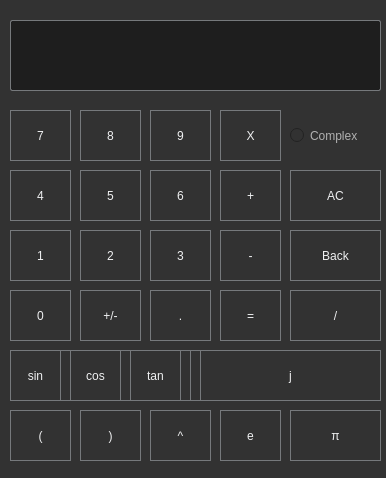
<?xml version="1.0" encoding="UTF-8"?>
<ui version="4.0">
 <class>Dialog</class>
 <widget class="QDialog" name="Dialog">
  <property name="geometry">
   <rect>
    <x>0</x>
    <y>0</y>
    <width>386</width>
    <height>478</height>
   </rect>
  </property>
  <property name="minimumSize">
   <size>
    <width>386</width>
    <height>478</height>
   </size>
  </property>
  <property name="maximumSize">
   <size>
    <width>386</width>
    <height>478</height>
   </size>
  </property>
  <property name="windowTitle">
   <string>Calculator</string>
  </property>
  <property name="styleSheet">
   <string notr="true">
QToolTip
{
     border: 1px solid black;
     background-color: #D1DBCB;
     padding: 1px;
     border-radius: 3px;
     opacity: 100;
}

QWidget
{
    color: #b1b1b1;
    background-color: #323232;
    selection-background-color:#323232;
    selection-color: black;
    background-clip: border;
    border-image: none;
    border: 0px transparent black;
    outline: 0;
}

QWidget:item:hover
{
    background-color: #D1DBCB;
    color: black;
}

QWidget:item:selected
{
    background-color: #D1DBCB;
    border: 0px
}

QLineEdit
{
    background-color: #1e1e1e;
    selection-background-color: #D1DBCB;
    selection-color: black;
    padding: 5px;
    border-style: solid;
    border: 1px solid #76797C;
    border-radius: 2px;
    color: #eff0f1;
}
QPushButton::menu-indicator  {
    subcontrol-origin: padding;
    subcontrol-position: bottom right;
    left: 8px;
}
QPushButton
{
    color: #eff0f1;
    background-color: #323232;
    border-width: 1px;
    border-color: #76797C;
    border-style: solid;
    padding: 5px;
    border-radius: 0px;
    outline: none;
}

QPushButton:disabled
{
    background-color: #323232;
    border-width: 1px;
    border-color: #454545;
    border-style: solid;
    padding-top: 5px;
    padding-bottom: 5px;
    padding-left: 10px;
    padding-right: 10px;
    border-radius: 2px;
    color: #454545;
}

QPushButton:focus {
    background-color: #D1DBCB;
    color: black;
}

QPushButton:pressed
{
    color: black;
    background-color: #D1DBCB;
    padding-top: -15px;
    padding-bottom: -17px;
}

QComboBox
{
    selection-background-color: #D1DBCB;
    background-color: #31363B;
    border-style: solid;
    border: 1px solid #76797C;
    border-radius: 2px;
    padding: 5px;
    min-width: 75px;
}

QPushButton:checked{
    background-color: #76797C;
    border-color: #6A6969;
}

QComboBox:hover,QPushButton:hover,QAbstractSpinBox:hover,QLineEdit:hover,QTextEdit:hover,QPlainTextEdit:hover,QAbstractView:hover,QTreeView:hover
{
    border: 1px solid #D1DBCB;
}
QTabWidget:focus, QCheckBox:focus, QRadioButton:focus, QSlider:focus
{
    border: none;
}

QHeaderView::section
{
    background-color: #76797C;
    color: #eff0f1;
    padding: 5px;
    border: 1px solid #76797C;
}

QSizeGrip {
    image: url(:/qss_icons/rc/sizegrip.png);
    width: 12px;
    height: 12px;
}


QMainWindow::separator
{
    background-color: #323232;
    color: white;
    padding-left: 4px;
    spacing: 2px;
    border: 1px dashed #76797C;
}

QMainWindow::separator:hover
{

    background-color: #787876;
    color: white;
    padding-left: 4px;
    border: 1px solid #76797C;
    spacing: 2px;
}


QMenu::separator
{
    height: 1px;
    background-color: #76797C;
    color: white;
    padding-left: 4px;
    margin-left: 10px;
    margin-right: 5px;
}

QFrame
{
    border-radius: 0px;
    /*border: 1px solid #76797C;*/
}


QFrame[frameShape=&quot;0&quot;]
{
    border-radius: 0px;
    border: 0px transparent #76797C;
}

QStackedWidget
{
    border: 1px transparent black;
}</string>
  </property>
  <widget class="QPushButton" name="b1">
   <property name="geometry">
    <rect>
     <x>10</x>
     <y>230</y>
     <width>61</width>
     <height>51</height>
    </rect>
   </property>
   <property name="text">
    <string>1</string>
   </property>
  </widget>
  <widget class="QPushButton" name="b3">
   <property name="geometry">
    <rect>
     <x>150</x>
     <y>230</y>
     <width>61</width>
     <height>51</height>
    </rect>
   </property>
   <property name="text">
    <string>3</string>
   </property>
  </widget>
  <widget class="QPushButton" name="b2">
   <property name="geometry">
    <rect>
     <x>80</x>
     <y>230</y>
     <width>61</width>
     <height>51</height>
    </rect>
   </property>
   <property name="text">
    <string>2</string>
   </property>
  </widget>
  <widget class="QPushButton" name="b6">
   <property name="geometry">
    <rect>
     <x>150</x>
     <y>170</y>
     <width>61</width>
     <height>51</height>
    </rect>
   </property>
   <property name="text">
    <string>6</string>
   </property>
  </widget>
  <widget class="QPushButton" name="b5">
   <property name="geometry">
    <rect>
     <x>80</x>
     <y>170</y>
     <width>61</width>
     <height>51</height>
    </rect>
   </property>
   <property name="text">
    <string>5</string>
   </property>
  </widget>
  <widget class="QPushButton" name="b4">
   <property name="geometry">
    <rect>
     <x>10</x>
     <y>170</y>
     <width>61</width>
     <height>51</height>
    </rect>
   </property>
   <property name="text">
    <string>4</string>
   </property>
  </widget>
  <widget class="QPushButton" name="b9">
   <property name="geometry">
    <rect>
     <x>150</x>
     <y>110</y>
     <width>61</width>
     <height>51</height>
    </rect>
   </property>
   <property name="text">
    <string>9</string>
   </property>
  </widget>
  <widget class="QPushButton" name="b8">
   <property name="geometry">
    <rect>
     <x>80</x>
     <y>110</y>
     <width>61</width>
     <height>51</height>
    </rect>
   </property>
   <property name="text">
    <string>8</string>
   </property>
  </widget>
  <widget class="QPushButton" name="b7">
   <property name="geometry">
    <rect>
     <x>10</x>
     <y>110</y>
     <width>61</width>
     <height>51</height>
    </rect>
   </property>
   <property name="text">
    <string>7</string>
   </property>
  </widget>
  <widget class="QPushButton" name="plus_minus">
   <property name="geometry">
    <rect>
     <x>80</x>
     <y>290</y>
     <width>61</width>
     <height>51</height>
    </rect>
   </property>
   <property name="text">
    <string>+/-</string>
   </property>
  </widget>
  <widget class="QPushButton" name="b0">
   <property name="geometry">
    <rect>
     <x>10</x>
     <y>290</y>
     <width>61</width>
     <height>51</height>
    </rect>
   </property>
   <property name="text">
    <string>0</string>
   </property>
  </widget>
  <widget class="QPushButton" name="decimal">
   <property name="geometry">
    <rect>
     <x>150</x>
     <y>290</y>
     <width>61</width>
     <height>51</height>
    </rect>
   </property>
   <property name="text">
    <string>.</string>
   </property>
  </widget>
  <widget class="QLineEdit" name="display">
   <property name="geometry">
    <rect>
     <x>10</x>
     <y>20</y>
     <width>371</width>
     <height>71</height>
    </rect>
   </property>
  </widget>
  <widget class="QPushButton" name="equal">
   <property name="geometry">
    <rect>
     <x>220</x>
     <y>290</y>
     <width>61</width>
     <height>51</height>
    </rect>
   </property>
   <property name="text">
    <string>=</string>
   </property>
  </widget>
  <widget class="QPushButton" name="clear">
   <property name="geometry">
    <rect>
     <x>290</x>
     <y>170</y>
     <width>91</width>
     <height>51</height>
    </rect>
   </property>
   <property name="text">
    <string>AC</string>
   </property>
  </widget>
  <widget class="QPushButton" name="back">
   <property name="geometry">
    <rect>
     <x>290</x>
     <y>230</y>
     <width>91</width>
     <height>51</height>
    </rect>
   </property>
   <property name="text">
    <string>Back</string>
   </property>
  </widget>
  <widget class="QPushButton" name="add">
   <property name="geometry">
    <rect>
     <x>220</x>
     <y>170</y>
     <width>61</width>
     <height>51</height>
    </rect>
   </property>
   <property name="text">
    <string>+</string>
   </property>
  </widget>
  <widget class="QPushButton" name="substract">
   <property name="geometry">
    <rect>
     <x>220</x>
     <y>230</y>
     <width>61</width>
     <height>51</height>
    </rect>
   </property>
   <property name="text">
    <string>-</string>
   </property>
  </widget>
  <widget class="QPushButton" name="divide">
   <property name="geometry">
    <rect>
     <x>290</x>
     <y>290</y>
     <width>91</width>
     <height>51</height>
    </rect>
   </property>
   <property name="text">
    <string>/</string>
   </property>
  </widget>
  <widget class="QPushButton" name="multiply">
   <property name="geometry">
    <rect>
     <x>220</x>
     <y>110</y>
     <width>61</width>
     <height>51</height>
    </rect>
   </property>
   <property name="text">
    <string>X</string>
   </property>
  </widget>
  <widget class="QPushButton" name="sq_root">
   <property name="geometry">
    <rect>
     <x>320</x>
     <y>350</y>
     <width>61</width>
     <height>51</height>
    </rect>
   </property>
   <property name="text">
    <string>Sqrt</string>
   </property>
  </widget>
  <widget class="QPushButton" name="sin">
   <property name="geometry">
    <rect>
     <x>10</x>
     <y>350</y>
     <width>51</width>
     <height>51</height>
    </rect>
   </property>
   <property name="text">
    <string>sin</string>
   </property>
  </widget>
  <widget class="QPushButton" name="cos">
   <property name="geometry">
    <rect>
     <x>70</x>
     <y>350</y>
     <width>51</width>
     <height>51</height>
    </rect>
   </property>
   <property name="text">
    <string>cos</string>
   </property>
  </widget>
  <widget class="QPushButton" name="tan">
   <property name="geometry">
    <rect>
     <x>130</x>
     <y>350</y>
     <width>51</width>
     <height>51</height>
    </rect>
   </property>
   <property name="text">
    <string>tan</string>
   </property>
  </widget>
  <widget class="QPushButton" name="power">
   <property name="geometry">
    <rect>
     <x>150</x>
     <y>410</y>
     <width>61</width>
     <height>51</height>
    </rect>
   </property>
   <property name="text">
    <string>^</string>
   </property>
  </widget>
  <widget class="QPushButton" name="log">
   <property name="geometry">
    <rect>
     <x>250</x>
     <y>350</y>
     <width>61</width>
     <height>51</height>
    </rect>
   </property>
   <property name="text">
    <string>log</string>
   </property>
  </widget>
  <widget class="QPushButton" name="b_open">
   <property name="geometry">
    <rect>
     <x>10</x>
     <y>410</y>
     <width>61</width>
     <height>51</height>
    </rect>
   </property>
   <property name="text">
    <string>(</string>
   </property>
  </widget>
  <widget class="QPushButton" name="b_close">
   <property name="geometry">
    <rect>
     <x>80</x>
     <y>410</y>
     <width>61</width>
     <height>51</height>
    </rect>
   </property>
   <property name="text">
    <string>)</string>
   </property>
  </widget>
  <widget class="QPushButton" name="ln">
   <property name="geometry">
    <rect>
     <x>190</x>
     <y>350</y>
     <width>51</width>
     <height>51</height>
    </rect>
   </property>
   <property name="text">
    <string>ln</string>
   </property>
  </widget>
  <widget class="QPushButton" name="e">
   <property name="geometry">
    <rect>
     <x>220</x>
     <y>410</y>
     <width>61</width>
     <height>51</height>
    </rect>
   </property>
   <property name="text">
    <string>e</string>
   </property>
  </widget>
  <widget class="QPushButton" name="pi">
   <property name="geometry">
    <rect>
     <x>290</x>
     <y>410</y>
     <width>91</width>
     <height>51</height>
    </rect>
   </property>
   <property name="text">
    <string>π</string>
   </property>
  </widget>
  <widget class="QPushButton" name="bco">
   <property name="geometry">
    <rect>
     <x>200</x>
     <y>350</y>
     <width>181</width>
     <height>51</height>
    </rect>
   </property>
   <property name="text">
    <string>j</string>
   </property>
  </widget>
  <widget class="QPushButton" name="arg">
   <property name="geometry">
    <rect>
     <x>10</x>
     <y>350</y>
     <width>181</width>
     <height>51</height>
    </rect>
   </property>
   <property name="text">
    <string>Arg</string>
   </property>
  </widget>
  <widget class="QRadioButton" name="r1">
   <property name="geometry">
    <rect>
     <x>290</x>
     <y>110</y>
     <width>91</width>
     <height>51</height>
    </rect>
   </property>
   <property name="text">
    <string>Complex</string>
   </property>
  </widget>
  <zorder>arg</zorder>
  <zorder>b1</zorder>
  <zorder>b3</zorder>
  <zorder>b2</zorder>
  <zorder>b6</zorder>
  <zorder>b5</zorder>
  <zorder>b4</zorder>
  <zorder>b9</zorder>
  <zorder>b8</zorder>
  <zorder>b7</zorder>
  <zorder>plus_minus</zorder>
  <zorder>b0</zorder>
  <zorder>decimal</zorder>
  <zorder>display</zorder>
  <zorder>equal</zorder>
  <zorder>clear</zorder>
  <zorder>back</zorder>
  <zorder>add</zorder>
  <zorder>substract</zorder>
  <zorder>divide</zorder>
  <zorder>multiply</zorder>
  <zorder>sq_root</zorder>
  <zorder>sin</zorder>
  <zorder>cos</zorder>
  <zorder>tan</zorder>
  <zorder>power</zorder>
  <zorder>log</zorder>
  <zorder>b_open</zorder>
  <zorder>b_close</zorder>
  <zorder>ln</zorder>
  <zorder>e</zorder>
  <zorder>pi</zorder>
  <zorder>r1</zorder>
  <zorder>bco</zorder>
 </widget>
 <resources/>
 <connections/>
</ui>
